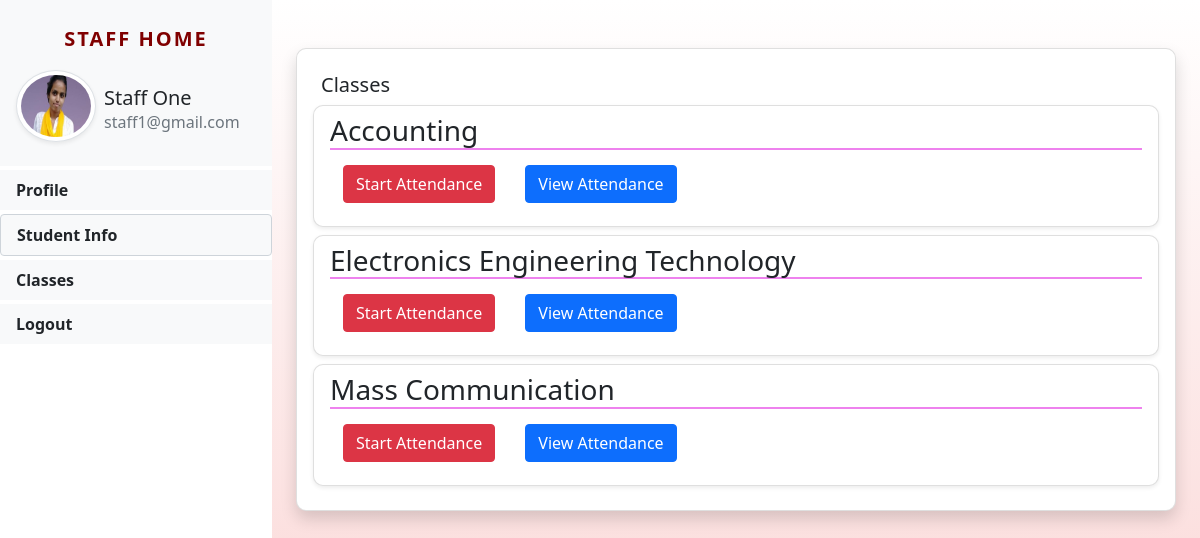
The app's page /classes (signed in) with its own data.
### app/models.py (models this page shows, shortened)
class Staff (models.Model):
	user = models.ForeignKey(User,on_delete=models.CASCADE)
	contact = models.CharField(max_length=15,null=True)
	post = models.CharField(max_length=15,null=True)
	branch = models.CharField(max_length=15,null=True)
	student = models.ForeignKey(Students,null=True,on_delete=models.CASCADE)
	userpic = models.FileField(null=True)

class Staffmapping (models.Model):
	staff_id = models.ForeignKey(Staff,null=True,on_delete=models.CASCADE)
	subject_id = models.ForeignKey(Subjects,null=True,on_delete=models.CASCADE)
	sem = models.IntegerField()

class Subjects (models.Model):
	subject_id = models.AutoField(primary_key=True)
	subjects = models.CharField(max_length=100,null=True)

### app/views.py (the view)
# urls.py: path('classes', classes ,name='classes'),
def classes(request):
	if not request.user.is_authenticated:
		return redirect('stafflogin')
	user=request.user
	staff = Staff.objects.get(user=user)
	mapp = Staffmapping.objects.filter(staff_id=staff)
	return render(request, 'classes.html',locals())

### templates/classes.html
{% extends 'staff_sidebar.html' %}
{% load static %}
    {% block main %}
    <div class="student-profile py-4">
        <div class="card shadow">
            <div class="card-body">
                <h5 class="p-2 mb-0"> Classes</h5>
                {% for item in mapp %}
                <div class="card shadow-sm mb-2">
                  <div class="card-header bg-transparent border-0">
                    <h3 class="mb-0" style="border-bottom: 2px solid violet;">{{item.subject_id.subjects}}</h3>
                  </div>
                  <div class="card-body pt-0">
                      <button class="btn"> <a class="btn btn-danger" href="{% url 'staff_startattendance' item.subject_id.subjects %}"> Start Attendance</a></button>
                      <button class="btn"> <a class="btn btn-primary" href="{% url 'staff_viewattendance' item.subject_id.subjects %}"> View Attendance</a></button>
                  </div>
                </div>
                {% endfor %}
            </div>
        </div>
    </div>
    {% endblock %}

### templates/staff_sidebar.html (shortened to what this page needs)
{% extends 'base.html' %}
{% load static %}
	{% block head %}
	<link rel="stylesheet" type="text/css" href="{% static 'css/sidebar.css' %}"/>
    <link rel="stylesheet" href="https://cdnjs.cloudflare.com/ajax/libs/font-awesome/4.7.0/css/font-awesome.min.css">
    {% endblock %}
    {% block body %}
	<div class="bg-white vertical-nav" id="sidebar">
		<div class="py-4 px-3 bg-light mb-1">
			<p class="text-center font-weight-bold text-uppercase sidebar-title"> Staff Home</p>
			<div class="media d-flex align-item-center">
				<img src="{{request.user.staff_set.all.0.userpic.url}}" width="80" height="80" class="mr-3 rounded-circle img-thumbnail shadow-sm">
				<div class="media-body p-2">
					<h4 class="mt-2 mb-0 text-capitalize" style="font-size: 20px"> {{request.user.first_name}} {{request.user.last_name}} </h4>
					<p class="text-muted mb-0">{{request.user.username}}</p>
				</div>
			</div>
		</div>
		<ul class="nav flex-column bg-white">
			<li class="nav-item mb-1">
				<a href="/staffprofile" class="nav-link text-dark bg-light">Profile</a>
			</li>
			<li class="nav-item mb-1">
				<div class="dropdown">
				  <div class="nav-link text-dark form-control bg-light" id="dropdownMenuButton1" data-bs-toggle="dropdown" aria-expanded="false">
				    Student Info
				  </div>
				</div>
			</li>
			<li class="nav-item mb-1">
				<a href="/classes" class="nav-link text-dark bg-light">Classes</a>
			</li>
			<li class="nav-item mb-1">
				<a href="/Logout" class="nav-link text-dark bg-light">Logout</a>
			</li>
		</ul>
	</div>
	<div class="page-content p-4" id="content">
	    {% block main %}
   		{% endblock %}
{% endblock %}

### static/css/sidebar.css (style rules this page uses)
.sidebar-title { font-weight: bold; font-size: 20px; letter-spacing: 0.1em; color: #800000; }
body { background-image: linear-gradient(0deg, #fad1d0, white); min-height: 100vh; }
a { color: inherit; text-decoration: inherit; }
.vertical-nav { min-width: 15rem; width: 17rem; height: 100vh; position: fixed; top: 0; left: 0; }
.page-content { width: calc(100%-15rem); margin-left: 17rem; }
.nav-link { font-weight: bold; }
.student-profile .card { border-radius: 10px; }

### records on screen
Staffmapping: subject_id.subjects "Accounting"
Staffmapping: subject_id.subjects "Electronics Engineering Technology"
Staffmapping: subject_id.subjects "Mass Communication"

### other values on screen
{{ request.user.first_name }} "Staff"
{{ request.user.last_name }} "One"
{{ request.user.username }} "staff1@gmail.com"
